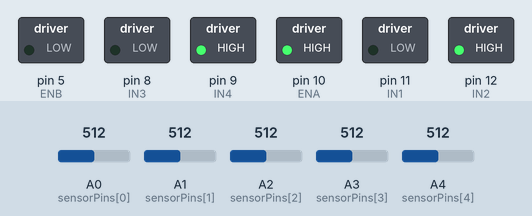
This sketch was run on a simulated Arduino Uno, built with avr-gcc and run on an emulated ATmega328P. Shown: switched loads named in the sketch (green lamp = pin HIGH). Inputs (shaded band) come from the test bench; at power-on: A0 (sensorPins[0]) = 512, A1 (sensorPins[1]) = 512, A2 (sensorPins[2]) = 512, A3 (sensorPins[3]) = 512, A4 (sensorPins[4]) = 512. What the sketch prints to the serial monitor is not drawn.

Above: at 0.1 s.
Timing chart, 0 to 1.6 s (numbered marks = the images above):
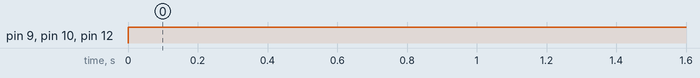

Measured:
- by itself, pin 9 (IN4), pin 10 (ENA), pin 12 (IN2): LOW → HIGH at 0.00 s

The sketch:

LFR_Analog_PID_LEVEL_0.ino
```cpp
// Define pins for L298N motor driver
const byte ENA = 10; // Enable Pin for Motor A
const byte IN1 = 11; // Motor A Input 1
const byte IN2 = 12; // Motor A Input 2
const byte ENB = 5;  // Enable Pin for Motor B
const byte IN3 = 8;  // Motor B Input 1
const byte IN4 = 9;  // Motor B Input 2

// Define pins for analog IR sensor array
const byte sensorPins[] = {A0, A1, A2, A3, A4}; // Sensor pins
const int numSensors = sizeof(sensorPins) / sizeof(sensorPins[0]); // Number of sensors

// PID parameters
const float Kp = 0.5;  // Proportional gain
const float Ki = 0.02; // Integral gain
const float Kd = 0.2;  // Derivative gain

// Setpoint (target sensor value)
const int setpoint = 512; // Adjust this value as needed

// Variables for PID control
int lastError = 0;
float integral = 0;

void setup() {
  // Motor control pins setup
  pinMode(ENA, OUTPUT);
  pinMode(IN1, OUTPUT);
  pinMode(IN2, OUTPUT);
  pinMode(ENB, OUTPUT);
  pinMode(IN3, OUTPUT);
  pinMode(IN4, OUTPUT);

  // IR sensor pins setup
  for (int i = 0; i < numSensors; i++) {
    pinMode(sensorPins[i], INPUT);
  }

  // Set motor speed to maximum
  digitalWrite(ENA, HIGH);
  digitalWrite(ENB, HIGH);

  // Initialize serial communication
  Serial.begin(9600);
}

void loop() {
  // Read sensor values
  int sensorValues[numSensors];
  for (int i = 0; i < numSensors; i++) {
    sensorValues[i] = analogRead(sensorPins[i]);
  }

  // Compute error
  int error = 0;
  int totalWeight = 0;
  for (int i = 0; i < numSensors; i++) {
    error += (i - (numSensors - 1) / 2) * sensorValues[i];
    totalWeight += sensorValues[i];
  }
  error /= totalWeight;

  // PID control
  float pidTerm = Kp * error + Ki * integral + Kd * (error - lastError);
  integral += error;
  lastError = error;

  // Adjust motor speeds based on PID output
  int motorSpeedA = constrain(setpoint + pidTerm, 0, 1023);
  int motorSpeedB = constrain(setpoint - pidTerm, 0, 1023);

  // Set motor directions based on PID output
  if (motorSpeedA > setpoint) {
    digitalWrite(IN1, HIGH);
    digitalWrite(IN2, LOW);
  } else {
    digitalWrite(IN1, LOW);
    digitalWrite(IN2, HIGH);
  }
  if (motorSpeedB > setpoint) {
    digitalWrite(IN3, HIGH);
    digitalWrite(IN4, LOW);
  } else {
    digitalWrite(IN3, LOW);
    digitalWrite(IN4, HIGH);
  }

  // Set motor speeds
  analogWrite(ENA, motorSpeedA);
  analogWrite(ENB, motorSpeedB);

  // Print sensor values and PID output to serial monitor
  Serial.print("Sensor Values: ");
  for (int i = 0; i < numSensors; i++) {
    Serial.print(sensorValues[i]);
    Serial.print("\t");
  }
  Serial.print("\tPID Output: ");
  Serial.println(pidTerm);

  // Wait for a short delay before the next iteration
  delay(10);
}
```
